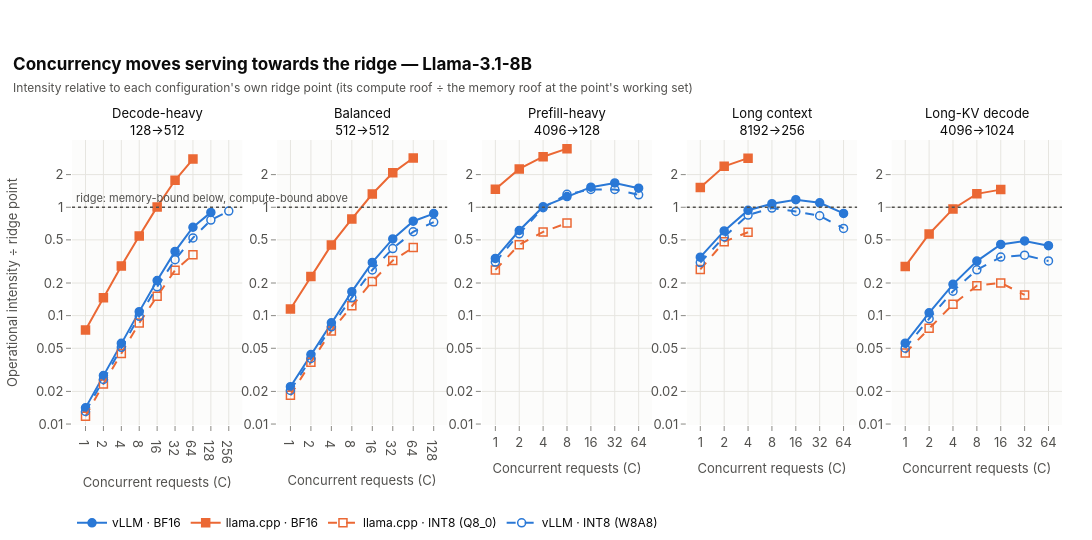

The code cell stored with this chart in its notebook:
### Markdown cell above
### C. How concurrency moves the points across the ridge

### Code cell
fig = plots.concurrency_lines(pts, plots.Panel("ridge_ratio", "Operational intensity ÷ ridge point", "×", log_y=True,
                                               error=None, share_y=True, fmt=".2f",
                                               reference=(1, "ridge: memory-bound below, compute-bound above")),
                              title=f"Concurrency moves serving towards the ridge — {registry.model_label(MODEL)}",
                              subtitle="Intensity relative to each configuration's own ridge point (its compute roof ÷ the "
                                       "memory roof at the point's working set)")
fig.show()
export_figure(fig, "ridge_ratio_vs_concurrency", source=NOTEBOOK,
              caption="Operational intensity divided by each configuration's ridge point vs concurrency (8B); above 1 = compute-bound side.")
kv = pts[(pts["workload"] == "kvdecode") & (pts["backend"] == "vllm")]
kvlast = kv.loc[kv.groupby("configuration_id")["concurrency"].idxmax()].set_index("configuration_id")
late = pts[(pts["backend"] == "vllm") & pts["workload"].isin(["longctx", "kvdecode"]) & (pts["concurrency"] >= 16)]
share = late.pivot_table(index=["configuration_id", "workload"], columns="concurrency", values="bw_utilization")
show("vLLM share of the memory roof from C = 16 to the highest C, long-context shapes: " + "; ".join(
    f"{registry.configuration_label(c)} {registry.workload_label(w, short=True)} "
    f"{pct(r.dropna().iloc[0], signed=False)} → {pct(r.dropna().iloc[-1], signed=False)}" for (c, w), r in share.iterrows()) + ".")
move = []
for (cid, wl), g in pts[(pts["backend"] == "vllm") & pts["workload"].isin(["longctx", "kvdecode"])].groupby(["configuration_id", "workload"]):
    g = g.sort_values("concurrency").set_index("concurrency")
    for c0 in (1, 16):
        move.append({"configuration": registry.configuration_label(cid), "workload": registry.workload_label(wl, short=True),
                     "from C": c0, "to C": g.index[-1], "traffic from": g.loc[c0, "mem_total_gbs_mean"],
                     "traffic to": g["mem_total_gbs_mean"].iloc[-1], "roof from": g.loc[c0, "memory_roof_gbs"],
                     "roof to": g["memory_roof_gbs"].iloc[-1], "share from": g.loc[c0, "bw_utilization"],
                     "share to": g["bw_utilization"].iloc[-1]})
move = pd.DataFrame(move)
display(table(move.rename(columns={"traffic from": "measured GB/s, from", "traffic to": "measured GB/s, to",
                                   "roof from": "memory roof GB/s, from", "roof to": "memory roof GB/s, to",
                                   "share from": "share of roof, from", "share to": "share of roof, to"}),
              {"measured GB/s, from": "{:.0f}", "measured GB/s, to": "{:.0f}", "memory roof GB/s, from": "{:.0f}",
               "memory roof GB/s, to": "{:.0f}", "share of roof, from": "{:.0%}", "share of roof, to": "{:.0%}"},
              caption="vLLM long-context shapes: measured traffic, the memory roof at the point's working set, and their ratio"))
m16 = move[move["from C"] == 16]
falls = move["traffic to"] < move["traffic from"]
show(f"Measured traffic falls on {int(falls.sum())} of {len(move)} of these paths (from C = 1 and from C = 16 to the highest C). "
     f"From C = 16 the share of the memory roof rises on {int((m16['share to'] > m16['share from']).sum())} of {len(m16)} paths, "
     f"while the roof at the growing working set drops from {rng(m16['roof from'])} to {rng(m16['roof to'])} GB/s: "
     "the share rises because the roof falls faster than the traffic, not because more bytes move.")
mix = roofline.phase_mix(pts)
show("Caveat for 4096→1024: prefill carries " + rng(mix["prefill_op_share"], lambda v: pct(v, 0, False)) + " of its modelled operations; "
     "at the highest C vLLM processes " + "; ".join(f"{registry.configuration_label(c)} {num(mix.loc[c, 'tokens_per_step_at_c_max'])} tokens "
                                                    f"per step (C = {mix.loc[c, 'c_max']})" for c in mix.index if c.startswith("vllm")) + ".")
show("Long-KV decode at the highest C: " + "; ".join(
    f"{registry.configuration_label(c)} C = {kvlast.loc[c, 'concurrency']}: working set "
    f"{num(kvlast.loc[c, 'working_set_gib_model'])} GiB, memory roof {num(kvlast.loc[c, 'memory_roof_gbs'])} GB/s, "
    f"intensity ÷ ridge {kvlast.loc[c, 'ridge_ratio']:.2f}, share of memory roof "
    f"{pct(kvlast.loc[c, 'bw_utilization'], signed=False)}" for c in kvlast.index) + ".")

### Figure 1 — Plotly figure (JSON) as saved in the notebook; plotly's stock layout.template omitted (floating-point values rounded to 4 significant figures)
{"data": [{"customdata": [[null, 3.0], [null, 3.0], [null, 3.0], [null, 3.0], [null, 3.0], [null, 3.0], [null, 3.0], [null, 3.0]], "hovertemplate": "<b>vLLM · BF16</b><br>C = %{x}<br>Operational intensity ÷ ridge point: %{y:.2f} ×<br>repetitions: %{customdata[1]}<extra></extra>", "legendgroup": "vllm_bf16", "line": {"color": "#2a78d6", "dash": "solid", "width": 2.0}, "marker": {"color": "#2a78d6", "line": {"color": "#2a78d6", "width": 1.5}, "size": 8, "symbol": "circle"}, "mode": "lines+markers", "name": "vLLM · BF16", "showlegend": true, "type": "scatter", "x": [1, 2, 4, 8, 16, 32, 64, 128], "xaxis": "x", "y": [0.0141, 0.02799, 0.05549, 0.1089, 0.2107, 0.3912, 0.6538, 0.8965], "yaxis": "y"}, {"customdata": [[null, 3.0], [null, 3.0], [null, 3.0], [null, 3.0], [null, 3.0], [null, 3.0], [null, 3.0]], "hovertemplate": "<b>llama.cpp · BF16</b><br>C = %{x}<br>Operational intensity ÷ ridge point: %{y:.2f} ×<br>repetitions: %{customdata[1]}<extra></extra>", "legendgroup": "llama_cpp_bf16", "line": {"color": "#eb6834", "dash": "solid", "width": 2.0}, "marker": {"color": "#eb6834", "line": {"color": "#eb6834", "width": 1.5}, "size": 8, "symbol": "square"}, "mode": "lines+markers", "name": "llama.cpp · BF16", "showlegend": true, "type": "scatter", "x": [1, 2, 4, 8, 16, 32, 64], "xaxis": "x", "y": [0.07375, 0.1463, 0.2866, 0.5432, 1.008, 1.773, 2.786], "yaxis": "y"}, {"customdata": [[null, 3.0], [null, 3.0], [null, 3.0], [null, 3.0], [null, 3.0], [null, 3.0], [null, 3.0]], "hovertemplate": "<b>llama.cpp · INT8 (Q8_0)</b><br>C = %{x}<br>Operational intensity ÷ ridge point: %{y:.2f} ×<br>repetitions: %{customdata[1]}<extra></extra>", "legendgroup": "llama_cpp_int8", "line": {"color": "#eb6834", "dash": "dash", "width": 2.0}, "marker": {"color": "#eb6834", "line": {"color": "#eb6834", "width": 1.5}, "size": 8, "symbol": "square-open"}, "mode": "lines+markers", "name": "llama.cpp · INT8 (Q8_0)", "showlegend": true, "type": "scatter", "x": [1, 2, 4, 8, 16, 32, 64], "xaxis": "x", "y": [0.01178, 0.02338, 0.04486, 0.08534, 0.1509, 0.2625, 0.3644], "yaxis": "y"}, {"customdata": [[null, 3.0], [null, 3.0], [null, 3.0], [null, 3.0], [null, 3.0], [null, 3.0], [null, 3.0], [null, 3.0], [null, 3.0]], "hovertemplate": "<b>vLLM · INT8 (W8A8)</b><br>C = %{x}<br>Operational intensity ÷ ridge point: %{y:.2f} ×<br>repetitions: %{customdata[1]}<extra></extra>", "legendgroup": "vllm_int8", "line": {"color": "#2a78d6", "dash": "dash", "width": 2.0}, "marker": {"color": "#2a78d6", "line": {"color": "#2a78d6", "width": 1.5}, "size": 8, "symbol": "circle-open"}, "mode": "lines+markers", "name": "vLLM · INT8 (W8A8)", "showlegend": true, "type": "scatter", "x": [1, 2, 4, 8, 16, 32, 64, 128, 256], "xaxis": "x", "y": [0.01305, 0.02581, 0.05102, 0.09861, 0.1846, 0.3283, 0.5213, 0.7607, 0.923], "yaxis": "y"}, {"customdata": [[null, 3.0], [null, 3.0], [null, 3.0], [null, 3.0], [null, 3.0], [null, 3.0], [null, 3.0], [null, 3.0]], "hovertemplate": "<b>vLLM · BF16</b><br>C = %{x}<br>Operational intensity ÷ ridge point: %{y:.2f} ×<br>repetitions: %{customdata[1]}<extra></extra>", "legendgroup": "vllm_bf16", "line": {"color": "#2a78d6", "dash": "solid", "width": 2.0}, "marker": {"color": "#2a78d6", "line": {"color": "#2a78d6", "width": 1.5}, "size": 8, "symbol": "circle"}, "mode": "lines+markers", "name": "vLLM · BF16", "showlegend": false, "type": "scatter", "x": [1, 2, 4, 8, 16, 32, 64, 128], "xaxis": "x2", "y": [0.02212, 0.04374, 0.08592, 0.1664, 0.3097, 0.5102, 0.7436, 0.874], "yaxis": "y2"}, {"customdata": [[null, 3.0], [null, 3.0], [null, 3.0], [null, 3.0], [null, 3.0], [null, 3.0], [null, 3.0]], "hovertemplate": "<b>llama.cpp · BF16</b><br>C = %{x}<br>Operational intensity ÷ ridge point: %{y:.2f} ×<br>repetitions: %{customdata[1]}<extra></extra>", "legendgroup": "llama_cpp_bf16", "line": {"color": "#eb6834", "dash": "solid", "width": 2.0}, "marker": {"color": "#eb6834", "line": {"color": "#eb6834", "width": 1.5}, "size": 8, "symbol": "square"}, "mode": "lines+markers", "name": "llama.cpp · BF16", "showlegend": false, "type": "scatter", "x": [1, 2, 4, 8, 16, 32, 64], "xaxis": "x2", "y": [0.1153, 0.2291, 0.4491, 0.7799, 1.324, 2.077, 2.846], "yaxis": "y2"}, {"customdata": [[null, 3.0], [null, 3.0], [null, 3.0], [null, 3.0], [null, 3.0], [null, 3.0], [null, 3.0]], "hovertemplate": "<b>llama.cpp · INT8 (Q8_0)</b><br>C = %{x}<br>Operational intensity ÷ ridge point: %{y:.2f} ×<br>repetitions: %{customdata[1]}<extra></extra>", "legendgroup": "llama_cpp_int8", "line": {"color": "#eb6834", "dash": "dash", "width": 2.0}, "marker": {"color": "#eb6834", "line": {"color": "#eb6834", "width": 1.5}, "size": 8, "symbol": "square-open"}, "mode": "lines+markers", "name": "llama.cpp · INT8 (Q8_0)", "showlegend": false, "type": "scatter", "x": [1, 2, 4, 8, 16, 32, 64], "xaxis": "x2", "y": [0.01839, 0.03711, 0.07232, 0.1231, 0.207, 0.3225, 0.425], "yaxis": "y2"}, {"customdata": [[null, 3.0], [null, 3.0], [null, 3.0], [null, 3.0], [null, 3.0], [null, 3.0], [null, 3.0], [null, 3.0]], "hovertemplate": "<b>vLLM · INT8 (W8A8)</b><br>C = %{x}<br>Operational intensity ÷ ridge point: %{y:.2f} ×<br>repetitions: %{customdata[1]}<extra></extra>", "legendgroup": "vllm_int8", "line": {"color": "#2a78d6", "dash": "dash", "width": 2.0}, "marker": {"color": "#2a78d6", "line": {"color": "#2a78d6", "width": 1.5}, "size": 8, "symbol": "circle-open"}, "mode": "lines+markers", "name": "vLLM · INT8 (W8A8)", "showlegend": false, "type": "scatter", "x": [1, 2, 4, 8, 16, 32, 64, 128], "xaxis": "x2", "y": [0.02044, 0.04024, 0.07891, 0.1469, 0.2639, 0.416, 0.5942, 0.7302], "yaxis": "y2"}, {"customdata": [[null, 3.0], [null, 3.0], [null, 3.0], [null, 3.0], [null, 3.0], [null, 3.0], [null, 3.0]], "hovertemplate": "<b>vLLM · BF16</b><br>C = %{x}<br>Operational intensity ÷ ridge point: %{y:.2f} ×<br>repetitions: %{customdata[1]}<extra></extra>", "legendgroup": "vllm_bf16", "line": {"color": "#2a78d6", "dash": "solid", "width": 2.0}, "marker": {"color": "#2a78d6", "line": {"color": "#2a78d6", "width": 1.5}, "size": 8, "symbol": "circle"}, "mode": "lines+markers", "name": "vLLM · BF16", "showlegend": false, "type": "scatter", "x": [1, 2, 4, 8, 16, 32, 64], "xaxis": "x3", "y": [0.3373, 0.6101, 1.012, 1.256, 1.532, 1.676, 1.498], "yaxis": "y3"}, {"customdata": [[null, 3.0], [null, 3.0], [null, 3.0], [null, 3.0]], "hovertemplate": "<b>llama.cpp · BF16</b><br>C = %{x}<br>Operational intensity ÷ ridge point: %{y:.2f} ×<br>repetitions: %{customdata[1]}<extra></extra>", "legendgroup": "llama_cpp_bf16", "line": {"color": "#eb6834", "dash": "solid", "width": 2.0}, "marker": {"color": "#eb6834", "line": {"color": "#eb6834", "width": 1.5}, "size": 8, "symbol": "square"}, "mode": "lines+markers", "name": "llama.cpp · BF16", "showlegend": false, "type": "scatter", "x": [1, 2, 4, 8], "xaxis": "x3", "y": [1.466, 2.257, 2.926, 3.471], "yaxis": "y3"}, {"customdata": [[null, 3.0], [null, 3.0], [null, 3.0], [null, 3.0]], "hovertemplate": "<b>llama.cpp · INT8 (Q8_0)</b><br>C = %{x}<br>Operational intensity ÷ ridge point: %{y:.2f} ×<br>repetitions: %{customdata[1]}<extra></extra>", "legendgroup": "llama_cpp_int8", "line": {"color": "#eb6834", "dash": "dash", "width": 2.0}, "marker": {"color": "#eb6834", "line": {"color": "#eb6834", "width": 1.5}, "size": 8, "symbol": "square-open"}, "mode": "lines+markers", "name": "llama.cpp · INT8 (Q8_0)", "showlegend": false, "type": "scatter", "x": [1, 2, 4, 8], "xaxis": "x3", "y": [0.2642, 0.4516, 0.592, 0.7148], "yaxis": "y3"}, {"customdata": [[null, 3.0], [null, 3.0], [null, 3.0], [null, 3.0], [null, 3.0], [null, 3.0], [null, 3.0]], "hovertemplate": "<b>vLLM · INT8 (W8A8)</b><br>C = %{x}<br>Operational intensity ÷ ridge point: %{y:.2f} ×<br>repetitions: %{customdata[1]}<extra></extra>", "legendgroup": "vllm_int8", "line": {"color": "#2a78d6", "dash": "dash", "width": 2.0}, "marker": {"color": "#2a78d6", "line": {"color": "#2a78d6", "width": 1.5}, "size": 8, "symbol": "circle-open"}, "mode": "lines+markers", "name": "vLLM · INT8 (W8A8)", "showlegend": false, "type": "scatter", "x": [1, 2, 4, 8, 16, 32, 64], "xaxis": "x3", "y": [0.3121, 0.5682, 0.9895, 1.316, 1.459, 1.46, 1.303], "yaxis": "y3"}, {"customdata": [[null, 3.0], [null, 3.0], [null, 3.0], [null, 3.0], [null, 3.0], [null, 3.0], [null, 3.0]], "hovertemplate": "<b>vLLM · BF16</b><br>C = %{x}<br>Operational intensity ÷ ridge point: %{y:.2f} ×<br>repetitions: %{customdata[1]}<extra></extra>", "legendgroup": "vllm_bf16", "line": {"color": "#2a78d6", "dash": "solid", "width": 2.0}, "marker": {"color": "#2a78d6", "line": {"color": "#2a78d6", "width": 1.5}, "size": 8, "symbol": "circle"}, "mode": "lines+markers", "name": "vLLM · BF16", "showlegend": false, "type": "scatter", "x": [1, 2, 4, 8, 16, 32, 64], "xaxis": "x4", "y": [0.3461, 0.6048, 0.9379, 1.079, 1.174, 1.099, 0.8766], "yaxis": "y4"}, {"customdata": [[null, 3.0], [null, 3.0], [null, 3.0]], "hovertemplate": "<b>llama.cpp · BF16</b><br>C = %{x}<br>Operational intensity ÷ ridge point: %{y:.2f} ×<br>repetitions: %{customdata[1]}<extra></extra>", "legendgroup": "llama_cpp_bf16", "line": {"color": "#eb6834", "dash": "solid", "width": 2.0}, "marker": {"color": "#eb6834", "line": {"color": "#eb6834", "width": 1.5}, "size": 8, "symbol": "square"}, "mode": "lines+markers", "name": "llama.cpp · BF16", "showlegend": false, "type": "scatter", "x": [1, 2, 4], "xaxis": "x4", "y": [1.52, 2.383, 2.837], "yaxis": "y4"}, {"customdata": [[null, 3.0], [null, 3.0], [null, 3.0]], "hovertemplate": "<b>llama.cpp · INT8 (Q8_0)</b><br>C = %{x}<br>Operational intensity ÷ ridge point: %{y:.2f} ×<br>repetitions: %{customdata[1]}<extra></extra>", "legendgroup": "llama_cpp_int8", "line": {"color": "#eb6834", "dash": "dash", "width": 2.0}, "marker": {"color": "#eb6834", "line": {"color": "#eb6834", "width": 1.5}, "size": 8, "symbol": "square-open"}, "mode": "lines+markers", "name": "llama.cpp · INT8 (Q8_0)", "showlegend": false, "type": "scatter", "x": [1, 2, 4], "xaxis": "x4", "y": [0.2667, 0.4813, 0.5881], "yaxis": "y4"}, {"customdata": [[null, 3.0], [null, 3.0], [null, 3.0], [null, 3.0], [null, 3.0], [null, 3.0], [null, 3.0]], "hovertemplate": "<b>vLLM · INT8 (W8A8)</b><br>C = %{x}<br>Operational intensity ÷ ridge point: %{y:.2f} ×<br>repetitions: %{customdata[1]}<extra></extra>", "legendgroup": "vllm_int8", "line": {"color": "#2a78d6", "dash": "dash", "width": 2.0}, "marker": {"color": "#2a78d6", "line": {"color": "#2a78d6", "width": 1.5}, "size": 8, "symbol": "circle-open"}, "mode": "lines+markers", "name": "vLLM · INT8 (W8A8)", "showlegend": false, "type": "scatter", "x": [1, 2, 4, 8, 16, 32, 64], "xaxis": "x4", "y": [0.3089, 0.5331, 0.8474, 0.9823, 0.9145, 0.835, 0.6381], "yaxis": "y4"}, {"customdata": [[null, 3.0], [null, 3.0], [null, 3.0], [null, 3.0], [null, 3.0], [null, 3.0], [null, 3.0]], "hovertemplate": "<b>vLLM · BF16</b><br>C = %{x}<br>Operational intensity ÷ ridge point: %{y:.2f} ×<br>repetitions: %{customdata[1]}<extra></extra>", "legendgroup": "vllm_bf16", "line": {"color": "#2a78d6", "dash": "solid", "width": 2.0}, "marker": {"color": "#2a78d6", "line": {"color": "#2a78d6", "width": 1.5}, "size": 8, "symbol": "circle"}, "mode": "lines+markers", "name": "vLLM · BF16", "showlegend": false, "type": "scatter", "x": [1, 2, 4, 8, 16, 32, 64], "xaxis": "x5", "y": [0.05568, 0.1061, 0.1945, 0.3185, 0.4536, 0.4887, 0.442], "yaxis": "y5"}, {"customdata": [[null, 3.0], [null, 3.0], [null, 3.0], [null, 3.0], [null, 3.0]], "hovertemplate": "<b>llama.cpp · BF16</b><br>C = %{x}<br>Operational intensity ÷ ridge point: %{y:.2f} ×<br>repetitions: %{customdata[1]}<extra></extra>", "legendgroup": "llama_cpp_bf16", "line": {"color": "#eb6834", "dash": "solid", "width": 2.0}, "marker": {"color": "#eb6834", "line": {"color": "#eb6834", "width": 1.5}, "size": 8, "symbol": "square"}, "mode": "lines+markers", "name": "llama.cpp · BF16", "showlegend": false, "type": "scatter", "x": [1, 2, 4, 8, 16], "xaxis": "x5", "y": [0.2845, 0.5665, 0.9651, 1.329, 1.455], "yaxis": "y5"}, {"customdata": [[null, 3.0], [null, 3.0], [null, 3.0], [null, 3.0], [null, 3.0], [null, 3.0]], "hovertemplate": "<b>llama.cpp · INT8 (Q8_0)</b><br>C = %{x}<br>Operational intensity ÷ ridge point: %{y:.2f} ×<br>repetitions: %{customdata[1]}<extra></extra>", "legendgroup": "llama_cpp_int8", "line": {"color": "#eb6834", "dash": "dash", "width": 2.0}, "marker": {"color": "#eb6834", "line": {"color": "#eb6834", "width": 1.5}, "size": 8, "symbol": "square-open"}, "mode": "lines+markers", "name": "llama.cpp · INT8 (Q8_0)", "showlegend": false, "type": "scatter", "x": [1, 2, 4, 8, 16, 32], "xaxis": "x5", "y": [0.04522, 0.07633, 0.1275, 0.1887, 0.2006, 0.1553], "yaxis": "y5"}, {"customdata": [[null, 3.0], [null, 3.0], [null, 3.0], [null, 3.0], [null, 3.0], [null, 3.0], [null, 3.0]], "hovertemplate": "<b>vLLM · INT8 (W8A8)</b><br>C = %{x}<br>Operational intensity ÷ ridge point: %{y:.2f} ×<br>repetitions: %{customdata[1]}<extra></extra>", "legendgroup": "vllm_int8", "line": {"color": "#2a78d6", "dash": "dash", "width": 2.0}, "marker": {"color": "#2a78d6", "line": {"color": "#2a78d6", "width": 1.5}, "size": 8, "symbol": "circle-open"}, "mode": "lines+markers", "name": "vLLM · INT8 (W8A8)", "showlegend": false, "type": "scatter", "x": [1, 2, 4, 8, 16, 32, 64], "xaxis": "x5", "y": [0.05005, 0.09365, 0.1682, 0.2649, 0.3467, 0.3609, 0.3197], "yaxis": "y5"}], "layout": {"annotations": [{"font": {"color": "#0b0b0b", "size": 13}, "showarrow": false, "text": "Decode-heavy<br>128→512", "x": 0.086, "xanchor": "center", "xref": "paper", "y": 1.0, "yanchor": "bottom", "yref": "paper"}, {"font": {"color": "#0b0b0b", "size": 13}, "showarrow": false, "text": "Balanced<br>512→512", "x": 0.293, "xanchor": "center", "xref": "paper", "y": 1.0, "yanchor": "bottom", "yref": "paper"}, {"font": {"color": "#0b0b0b", "size": 13}, "showarrow": false, "text": "Prefill-heavy<br>4096→128", "x": 0.5, "xanchor": "center", "xref": "paper", "y": 1.0, "yanchor": "bottom", "yref": "paper"}, {"font": {"color": "#0b0b0b", "size": 13}, "showarrow": false, "text": "Long context<br>8192→256", "x": 0.707, "xanchor": "center", "xref": "paper", "y": 1.0, "yanchor": "bottom", "yref": "paper"}, {"font": {"color": "#0b0b0b", "size": 13}, "showarrow": false, "text": "Long-KV decode<br>4096→1024", "x": 0.914, "xanchor": "center", "xref": "paper", "y": 1.0, "yanchor": "bottom", "yref": "paper"}, {"font": {"color": "#52514e", "size": 11}, "showarrow": false, "text": "ridge: memory-bound below, compute-bound above", "x": 0.01, "xanchor": "left", "xref": "x domain", "y": 0.0, "yanchor": "bottom", "yref": "y"}], "height": 540, "shapes": [{"line": {"color": "#52514e", "dash": "dot", "width": 1.3}, "type": "line", "x0": 0, "x1": 1, "xref": "x domain", "y0": 1, "y1": 1, "yref": "y"}, {"line": {"color": "#52514e", "dash": "dot", "width": 1.3}, "type": "line", "x0": 0, "x1": 1, "xref": "x2 domain", "y0": 1, "y1": 1, "yref": "y2"}, {"line": {"color": "#52514e", "dash": "dot", "width": 1.3}, "type": "line", "x0": 0, "x1": 1, "xref": "x3 domain", "y0": 1, "y1": 1, "yref": "y3"}, {"line": {"color": "#52514e", "dash": "dot", "width": 1.3}, "type": "line", "x0": 0, "x1": 1, "xref": "x4 domain", "y0": 1, "y1": 1, "yref": "y4"}, {"line": {"color": "#52514e", "dash": "dot", "width": 1.3}, "type": "line", "x0": 0, "x1": 1, "xref": "x5 domain", "y0": 1, "y1": 1, "yref": "y5"}], "title": {"text": "<b>Concurrency moves serving towards the ridge — Llama-3.1-8B</b><br><span style='font-size:12px;color:#52514e'>Intensity relative to each configuration's own ridge point (its compute roof ÷ the memory roof at the point's working set)</span>"}, "width": 1100, "xaxis": {"anchor": "y", "domain": [0.0, 0.172], "ticktext": ["1", "2", "4", "8", "16", "32", "64", "128", "256"], "tickvals": [1, 2, 4, 8, 16, 32, 64, 128, 256], "title": {"text": "Concurrent requests (C)"}, "type": "log"}, "xaxis2": {"anchor": "y2", "domain": [0.207, 0.379], "ticktext": ["1", "2", "4", "8", "16", "32", "64", "128", "256"], "tickvals": [1, 2, 4, 8, 16, 32, 64, 128, 256], "title": {"text": "Concurrent requests (C)"}, "type": "log"}, "xaxis3": {"anchor": "y3", "domain": [0.414, 0.586], "ticktext": ["1", "2", "4", "8", "16", "32", "64", "128", "256"], "tickvals": [1, 2, 4, 8, 16, 32, 64, 128, 256], "title": {"text": "Concurrent requests (C)"}, "type": "log"}, "xaxis4": {"anchor": "y4", "domain": [0.621, 0.793], "ticktext": ["1", "2", "4", "8", "16", "32", "64", "128", "256"], "tickvals": [1, 2, 4, 8, 16, 32, 64, 128, 256], "title": {"text": "Concurrent requests (C)"}, "type": "log"}, "xaxis5": {"anchor": "y5", "domain": [0.828, 1.0], "ticktext": ["1", "2", "4", "8", "16", "32", "64", "128", "256"], "tickvals": [1, 2, 4, 8, 16, 32, 64, 128, 256], "title": {"text": "Concurrent requests (C)"}, "type": "log"}, "yaxis": {"anchor": "x", "domain": [0.0, 1.0], "range": [-2.009, 0.6204], "ticktext": ["0.01", "0.02", "0.05", "0.1", "0.2", "0.5", "1", "2", "5"], "tickvals": [0.01, 0.02, 0.05, 0.1, 0.2, 0.5, 1, 2, 5], "title": {"text": "Operational intensity ÷ ridge point"}, "type": "log"}, "yaxis2": {"anchor": "x2", "domain": [0.0, 1.0], "range": [-2.009, 0.6204], "ticktext": ["0.01", "0.02", "0.05", "0.1", "0.2", "0.5", "1", "2", "5"], "tickvals": [0.01, 0.02, 0.05, 0.1, 0.2, 0.5, 1, 2, 5], "type": "log"}, "yaxis3": {"anchor": "x3", "domain": [0.0, 1.0], "range": [-2.009, 0.6204], "ticktext": ["0.01", "0.02", "0.05", "0.1", "0.2", "0.5", "1", "2", "5"], "tickvals": [0.01, 0.02, 0.05, 0.1, 0.2, 0.5, 1, 2, 5], "type": "log"}, "yaxis4": {"anchor": "x4", "domain": [0.0, 1.0], "range": [-2.009, 0.6204], "ticktext": ["0.01", "0.02", "0.05", "0.1", "0.2", "0.5", "1", "2", "5"], "tickvals": [0.01, 0.02, 0.05, 0.1, 0.2, 0.5, 1, 2, 5], "type": "log"}, "yaxis5": {"anchor": "x5", "domain": [0.0, 1.0], "range": [-2.009, 0.6204], "ticktext": ["0.01", "0.02", "0.05", "0.1", "0.2", "0.5", "1", "2", "5"], "tickvals": [0.01, 0.02, 0.05, 0.1, 0.2, 0.5, 1, 2, 5], "type": "log"}}}
